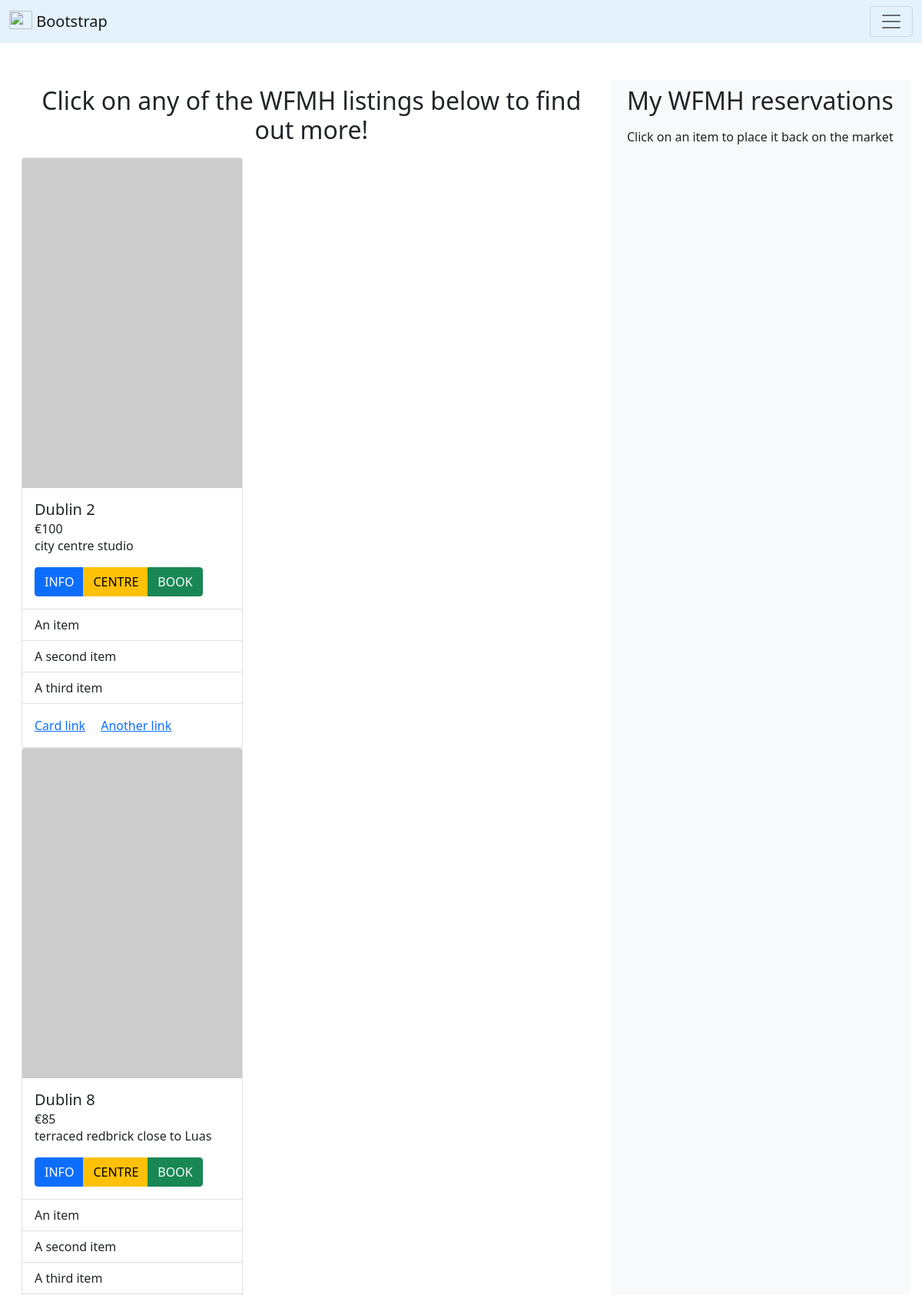
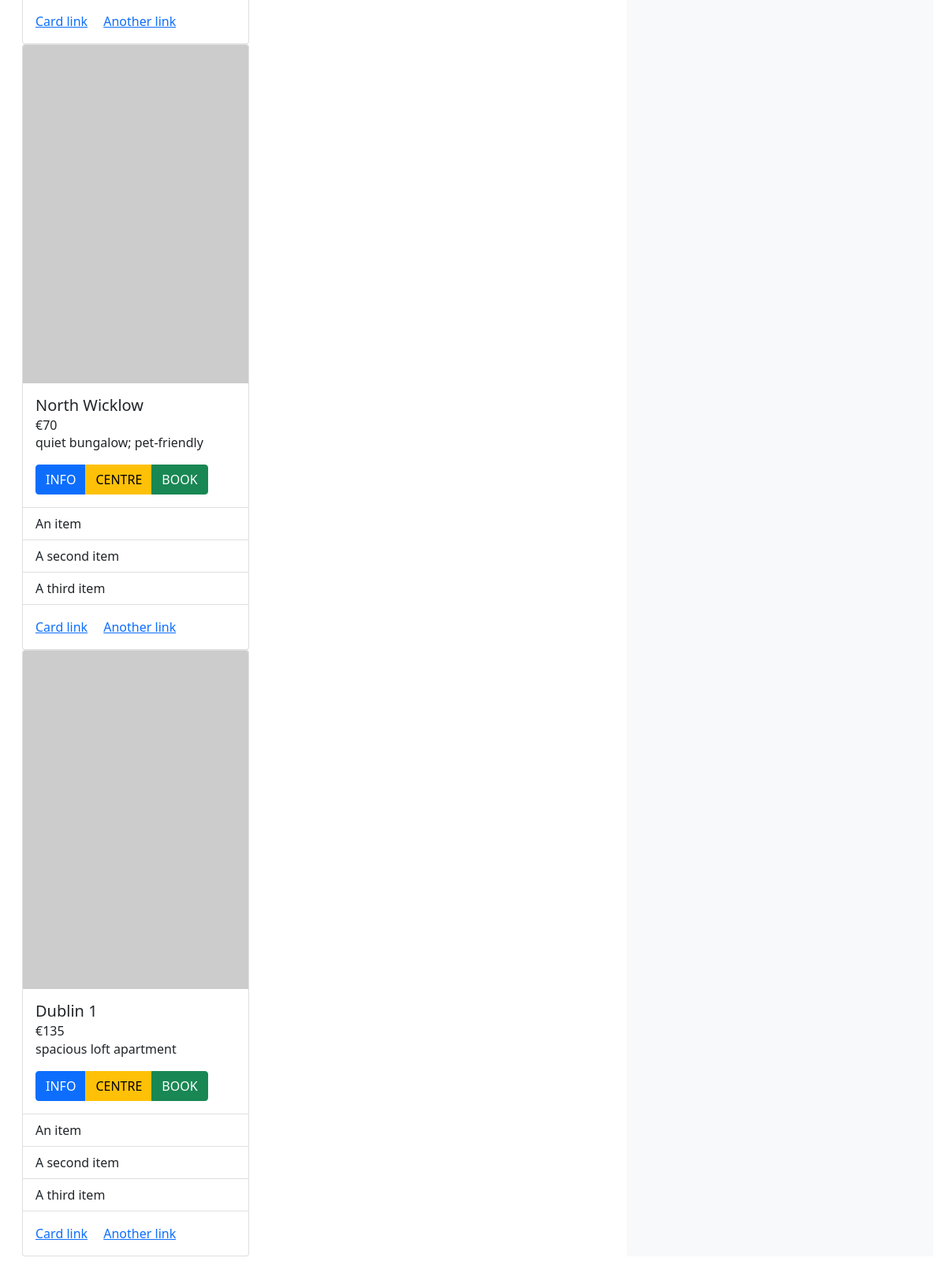
The app's page /browse (signed in), older data (2 pictures, top to bottom).
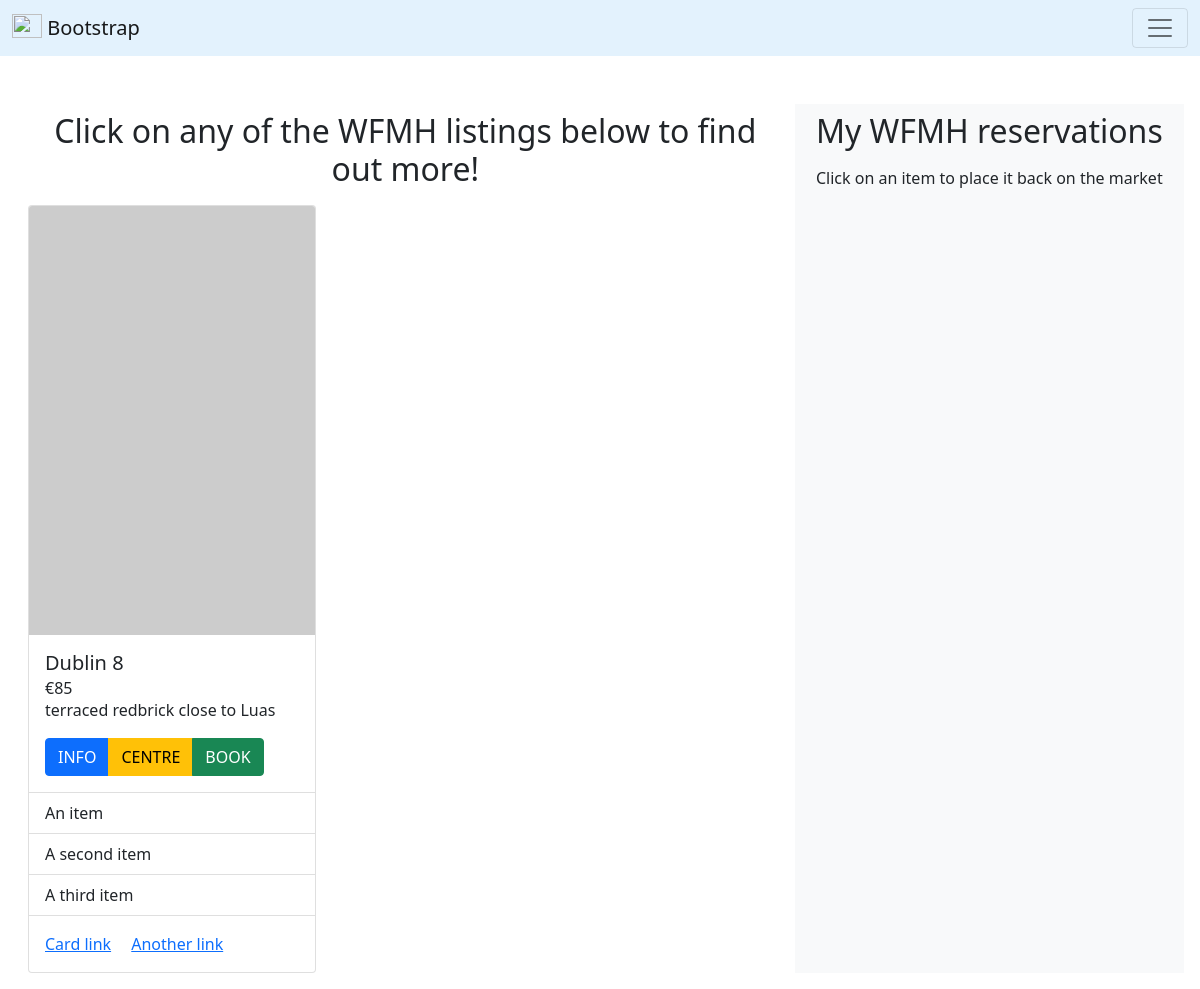
The same page, newer data.
### wfmh/models.py (models this page shows, shortened)
class Home(db.Model):
    id = db.Column(db.Integer(), primary_key=True)
    summary = db.Column(db.String(length=50), nullable=False, unique=True)
    location = db.Column(db.String(length=25), nullable=False)
    owner_email = db.Column(db.String(length=50), nullable=False)
    daily_rate = db.Column(db.Integer(), nullable=False)
    reserved_by = db.Column(db.Integer(), db.ForeignKey('worker.id'))

### wfmh/routes.py (the view, shortened to what this page needs)
@app.route("/browse", methods=['GET', 'POST'])
@login_required
def browse_homes():
    booking_form = WFMHBookingForm()
    cancellation_form = WFMHCancellationForm()
    if request.method == 'GET':
        homes = Home.query.filter_by(reserved_by=None)
        return render_template('browse.html', homes=homes, b_form=booking_form, c_form=cancellation_form)

### wfmh/models.py (called while the page is built)
@login_manager.user_loader
def load_user(user_id):
    return Worker.query.get(int(user_id))

    @property
    def format_wallet(self):
        return f'€{self.wallet:,}'

### wfmh/templates/browse.html (shortened to what this page needs)
{% extends 'base.html' %} {% block title %} WFMH | Browse {% endblock %} {%
block content %}
<div class="row m-3">
  <div class="col-md-8">
    <h2 class="text-center mb-3 pt-2 px-2">
      Click on any of the WFMH listings below to find out more!
    </h2>
    {% for home in homes %} {% include 'helpers/modals_booking.html' %}
    <div class="card" style="width: 18rem">
      <img src="https://picsum.photos/400/600" class="card-img-top" alt="..." />
      <div class="card-body">
        <h5 class="card-title">{{ home.location }}</h5>
        <h6 class="card-subtitle">€{{ home.daily_rate }}</h6>
        <p class="card-text">{{ home.summary }}</p>
        <div
          class="btn-group"
          role="group"
          aria-label="Basic mixed styles example"
        >
          <button
            type="button"
            class="btn btn-primary"
            data-bs-toggle="modal"
            data-bs-target="#infoModal{{ home.id }}"
          >
            INFO
          </button>
          <button type="button" class="btn btn-warning">CENTRE</button>
          <button
            type="button"
            class="btn btn-success"
            data-bs-toggle="modal"
            data-bs-target="#bookingModal{{ home.id }}"
          >
            BOOK
          </button>
        </div>
      </div>
      <ul class="list-group list-group-flush">
        <li class="list-group-item">An item</li>
        <li class="list-group-item">A second item</li>
        <li class="list-group-item">A third item</li>
      </ul>
      <div class="card-body">
        <a href="#" class="card-link">Card link</a>
        <a href="#" class="card-link">Another link</a>
      </div>
    </div>
    {% endfor %}
  </div>
  <div class="col-4 bg-light">
    <h2 class="text-center mb-3 pt-2 px-2">My WFMH reservations</h2>
    <p class="text-center mb-3">
      Click on an item to place it back on the market
    </p>
  </div>
</div>
{% endblock %}

### wfmh/templates/base.html (shortened to what this page needs)
<!DOCTYPE html>
<html lang="en">
  <head>
    <link
      href="https://cdn.jsdelivr.net/npm/bootstrap@5.0.2/dist/css/bootstrap.min.css"
      rel="stylesheet"
    />
    <link rel="stylesheet" href="https://use.fontawesome.com/releases/v5.15.4/css/all.css">
  </head>
  <body>
    <nav class="navbar navbar-light" style="background-color: #e3f2fd">
      <div class="container-fluid">
        <a class="navbar-brand" href="{{ url_for('landing_page') }}">
          <img
            src="https://getbootstrap.com/docs/5.0/assets/brand/bootstrap-logo.svg"
            alt=""
            width="30"
            height="24"
            class="d-inline-block align-text-top"
          />
          Bootstrap
        </a>
        <button
          class="navbar-toggler"
          type="button"
          data-bs-toggle="collapse"
          data-bs-target="#navbarSupportedContent"
          aria-controls="navbarSupportedContent"
          aria-expanded="false"
          aria-label="Toggle navigation"
        >
          <span class="navbar-toggler-icon"></span>
        </button>
      </div>
    </nav>
    {% block content %}{% endblock %}
  </body>
</html>

Row changes from the older to the newer data that the page shows:
no longer on this page (row edited): Home: location "Dublin 2", daily_rate "100", summary "city centre studio"
no longer on this page (row edited): Home: location "North Wicklow", daily_rate "70", summary "quiet bungalow; pet-friendly"
no longer on this page (row edited): Home: location "Dublin 1", daily_rate "135", summary "spacious loft apartment"
